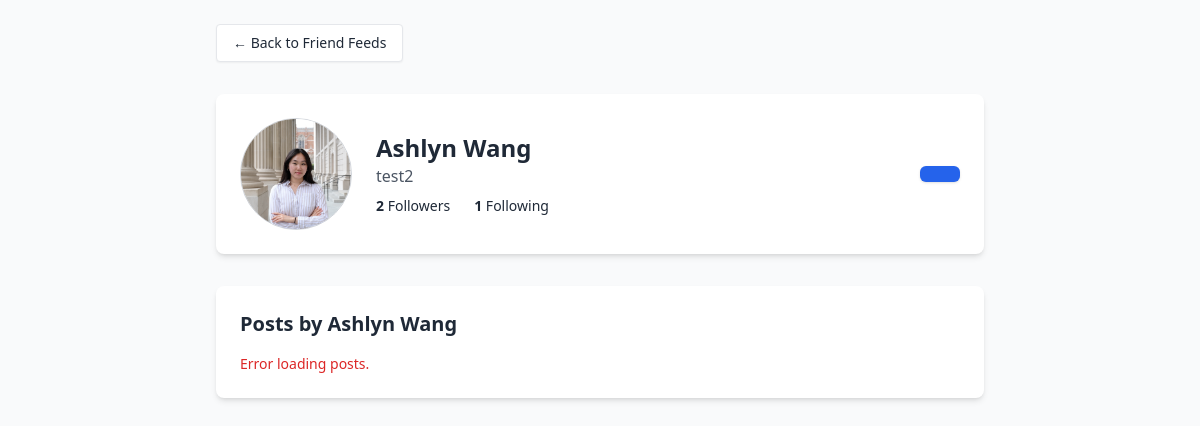
Page /user/7 on the committed database.
### models.py (models this page shows, shortened)
class User(db.Model):
    id = db.Column(db.Integer, primary_key=True)
    email = db.Column(db.String(120), unique=True, nullable=False)
    password_hash = db.Column(db.String(128), nullable=False)
    reviews = db.relationship('Review', backref='user', lazy=True)
    first_name = db.Column(db.String(120), nullable=True)
    last_name = db.Column(db.String(120), nullable=True)
    bio = db.Column(db.Text, nullable=True)
    location = db.Column(db.String(120), nullable=True)
    profile_picture = db.Column(db.String(255), nullable=True)
    followed = db.relationship(
        'User',
        secondary=follows,
        primaryjoin=(follows.c.follower_id == id),
        secondaryjoin=(follows.c.followed_id == id),
        backref=db.backref('followers', lazy='dynamic'),
        lazy='dynamic'
    )

### app.py (the view)
@app.route('/user/<int:user_id>')
def user_profile_page(user_id):
    user = User.query.get(user_id)
    if not user:
        return "User not found", 404
    display_name = f"{user.first_name} {user.last_name}" if user.first_name and user.last_name else user.email
    is_own_profile = (str(user.id) == str(user_id))
    return render_template(
        'indiv_profile.html',
        user_id=user.id,
        user_email=user.email,
        profile_picture=user.profile_picture,
        display_name=display_name,
        first_name=user.first_name,
        last_name=user.last_name,
        bio=user.bio,
        location=user.location,
        followers_count=len(user.followers.all()),
        following_count=len(user.followed.all())
    )

### templates/indiv_profile.html (shortened to what this page needs)
<!DOCTYPE html>
<html lang="en">
<head>
    <script src="https://cdn.tailwindcss.com"></script>
</head>
<body class="bg-gray-50 text-gray-800 p-6">
    <div class="max-w-3xl mx-auto space-y-8">
        <a href="{{ url_for('feed_page') }}"
            class="inline-block text-sm bg-white border px-4 py-2 rounded hover:bg-gray-200 shadow-sm">
            ← Back to Friend Feeds
        </a>
        <div class="flex items-center gap-6 bg-white p-6 rounded-lg shadow-md">
            <img src="{{ profile_picture or url_for('static', filename='images/default-avatar.png') }}"
                alt="Profile Picture" class="w-28 h-28 object-cover rounded-full border border-gray-300" />
            <div>
                <h2 class="text-2xl font-semibold">{{ display_name }}</h2>
                <p class="text-gray-600">{{ bio or '' }}</p>
                <div class="flex gap-6 mt-2 text-sm">
                    <span><strong id="followers-count">{{ followers_count }}</strong> Followers</span>
                    <span><strong id="following-count">{{ following_count }}</strong> Following</span>
                </div>
            </div>
            <button id="follow-status-button"
                class="ml-auto px-5 py-2 text-sm rounded-md bg-blue-600 hover:bg-blue-700 text-white font-medium shadow"></button>
        </div>
        <div class="bg-white p-6 rounded-lg shadow-md">
            <h3 class="text-xl font-semibold mb-4">Posts by {{ display_name }}</h3>
            <div id="reviews-list" class="space-y-6 text-sm text-gray-700">
            </div>
        </div>
    </div>
</body>
</html>

### rows in the picture
User: profile_picture (picture), bio "test2"

### other values in the picture
{{ display_name }} "Ashlyn Wang"
{{ followers_count }} "2"
{{ following_count }} "1"
